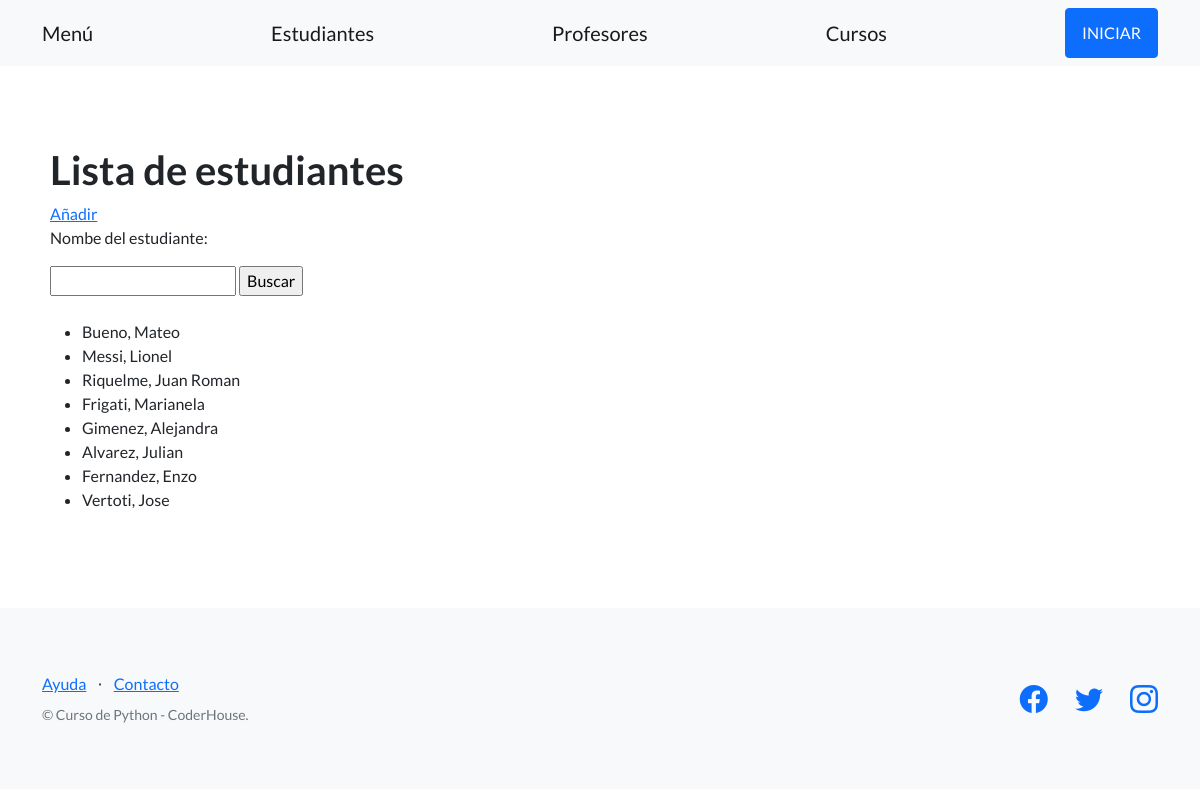
The page /pagina_web/estudiantes/ on the database its author committed.
### pagina_web/models.py (models this page shows, shortened)
class Estudiante(models.Model):
    nombre = models.CharField(max_length=256)
    apellido = models.CharField(max_length=256)
    dni = models.CharField(max_length=32)
    email = models.EmailField()
    fecha_nacimiento = models.DateField(null=True)

### pagina_web/views.py (the view)
# urls.py: path("estudiantes/", listar_estudiantes, name="listar_estudiantes"),
def listar_estudiantes(request):
    contexto = {
        'estudiantes': Estudiante.objects.all()
    }
    return render(
        request = request,
        template_name= 'pagina_web/lista_estudiantes.html',
        context = contexto,
        )

### pagina_web/templates/pagina_web/lista_estudiantes.html (shortened to what this page needs)
{% extends "pagina_web/base.html" %}
{% block contenido %}
<h1>Lista de estudiantes</h1>
<a href="{% url 'crear_estudiantes'%}">Añadir</a>
<br>
<form action="{% url 'buscar_estudiantes' %}" method="post">
    <p>Nombe del estudiante:</p>
    <input type="text" name="nombre">
    <input type="submit" value="Buscar">
</form>
<br>
<ul>
    {% for student in estudiantes %}
    <li>{{ student.apellido }}, {{ student.nombre }}</li>
    {% endfor %}
</ul>
{% endblock contenido %}

### pagina_web/templates/pagina_web/base.html (shortened to what this page needs)
{% load static %}
<!DOCTYPE html>
<html lang="en">
    <head>
        <link href="https://cdn.jsdelivr.net/npm/bootstrap-icons@1.5.0/font/bootstrap-icons.css" rel="stylesheet" type="text/css" />
        <link href="{% static 'css/styles.css' %}" rel="stylesheet" />
    </head>
    <body>
        <nav class="navbar navbar-light bg-light static-top">
            <div class="container">
                <a class="navbar-brand" href="{% url 'iniciar'%}">Menú</a>
                <a class="navbar-brand" href="{% url 'listar_estudiantes'%}">Estudiantes</a>
                <a class="navbar-brand" href="{% url 'listar_profesores'%}">Profesores</a>
                <a class="navbar-brand" href="{% url 'listar_cursos'%}">Cursos</a>
                <a class="btn btn-primary" href="#signup">INICIAR</a>
            </div>
        </nav>
        <section style="padding: 80px 50px;">
            {% block contenido %}
            {% endblock contenido %}
        </section>
        <footer class="footer bg-light">
            <div class="container">
                <div class="row">
                    <div class="col-lg-6 h-100 text-center text-lg-start my-auto">
                        <ul class="list-inline mb-2">
                            <li class="list-inline-item"><a href="#!">Ayuda</a></li>
                            <li class="list-inline-item">⋅</li>
                            <li class="list-inline-item"><a href="#!">Contacto</a></li>
                        </ul>
                        <p class="text-muted small mb-4 mb-lg-0">&copy; Curso de Python - CoderHouse.</p>
                    </div>
                    <div class="col-lg-6 h-100 text-center text-lg-end my-auto">
                        <ul class="list-inline mb-0">
                            <li class="list-inline-item me-4">
                                <a href="#!"><i class="bi-facebook fs-3"></i></a>
                            </li>
                            <li class="list-inline-item me-4">
                                <a href="#!"><i class="bi-twitter fs-3"></i></a>
                            </li>
                            <li class="list-inline-item">
                                <a href="https://www.instagram.com/espndeportes/?hl=es"><i class="bi-instagram fs-3"></i></a>
                            </li>
                        </ul>
                    </div>
                </div>
            </div>
        </footer>
    </body>
</html>

### rows shown on the page
Estudiante: apellido "Bueno", nombre "Mateo"
Estudiante: apellido "Messi", nombre "Lionel"
Estudiante: apellido "Riquelme", nombre "Juan Roman"
Estudiante: apellido "Frigati", nombre "Marianela"
Estudiante: apellido "Gimenez", nombre "Alejandra"
Estudiante: apellido "Alvarez", nombre "Julian"
Estudiante: apellido "Fernandez", nombre "Enzo"
Estudiante: apellido "Vertoti", nombre "Jose"
